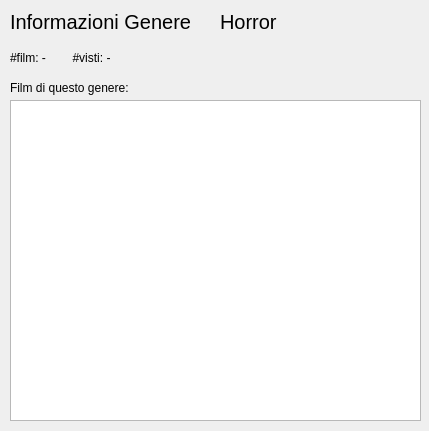
<?xml version="1.0" encoding="UTF-8"?>
<ui version="4.0">
 <class>Dialog_info_genere</class>
 <widget class="QDialog" name="Dialog_info_genere">
  <property name="geometry">
   <rect>
    <x>0</x>
    <y>0</y>
    <width>429</width>
    <height>431</height>
   </rect>
  </property>
  <property name="windowTitle">
   <string>Dialog</string>
  </property>
  <widget class="QLabel" name="label">
   <property name="geometry">
    <rect>
     <x>10</x>
     <y>10</y>
     <width>204</width>
     <height>24</height>
    </rect>
   </property>
   <property name="font">
    <font>
     <pointsize>15</pointsize>
    </font>
   </property>
   <property name="text">
    <string>Informazioni Genere</string>
   </property>
  </widget>
  <widget class="QLabel" name="label_genere">
   <property name="geometry">
    <rect>
     <x>220</x>
     <y>10</y>
     <width>331</width>
     <height>24</height>
    </rect>
   </property>
   <property name="font">
    <font>
     <pointsize>15</pointsize>
    </font>
   </property>
   <property name="text">
    <string>Horror</string>
   </property>
  </widget>
  <widget class="QTableWidget" name="tabFilm">
   <property name="geometry">
    <rect>
     <x>10</x>
     <y>100</y>
     <width>411</width>
     <height>321</height>
    </rect>
   </property>
  </widget>
  <widget class="QLabel" name="label_info">
   <property name="geometry">
    <rect>
     <x>10</x>
     <y>50</y>
     <width>551</width>
     <height>16</height>
    </rect>
   </property>
   <property name="text">
    <string>#film: -        #visti: -</string>
   </property>
  </widget>
  <widget class="QLabel" name="label_2">
   <property name="geometry">
    <rect>
     <x>10</x>
     <y>80</y>
     <width>134</width>
     <height>15</height>
    </rect>
   </property>
   <property name="text">
    <string>Film di questo genere:</string>
   </property>
  </widget>
 </widget>
 <resources/>
 <connections/>
</ui>
